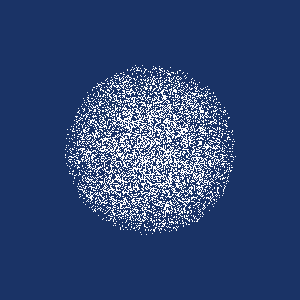

Generate this figure with Python:
#!/usr/bin/env python
# Demonstrate vtkPointCloudWidget with hardware picking on a point cloud.

import vtkmodules.vtkInteractionStyle  # noqa: F401
import vtkmodules.vtkRenderingFreeType  # noqa: F401
import vtkmodules.vtkRenderingOpenGL2  # noqa: F401

from vtkmodules.vtkFiltersSources import vtkPointSource
from vtkmodules.vtkInteractionWidgets import (
    vtkPointCloudRepresentation,
    vtkPointCloudWidget,
)
from vtkmodules.vtkRenderingCore import (
    vtkRenderWindow,
    vtkRenderWindowInteractor,
    vtkRenderer,
)

# Source
num_points = 10000

point_source = vtkPointSource()
point_source.SetNumberOfPoints(num_points)
point_source.SetCenter(5, 10, 20)
point_source.SetRadius(7.5)
point_source.Update()

# Renderer
renderer = vtkRenderer()
renderer.SetBackground(0.1, 0.2, 0.4)

# Render window
render_window = vtkRenderWindow()
render_window.AddRenderer(renderer)
render_window.SetWindowName("pointcloud widget hardware")
render_window.SetMultiSamples(0)
render_window.SetSize(300, 300)

# Interactor
interactor = vtkRenderWindowInteractor()
interactor.SetRenderWindow(render_window)


# Callbacks for point selection
def select_point(widget, event_string):
    print("Point Id {0}: ".format(point_cloud_rep.GetPointId()))


def report_coords(widget, event_string):
    p_id = point_cloud_rep.GetPointId()
    print("Selected Point Id {0}: ".format(point_cloud_rep.GetPointId()))
    print("Point Coordinates {0}: ".format(point_source.GetOutput().GetPoints().GetPoint(p_id)))


# Widget
point_cloud_rep = vtkPointCloudRepresentation()
point_cloud_rep.SetPlaceFactor(1.0)
point_cloud_rep.PlacePointCloud(point_source.GetOutput())
point_cloud_rep.SetPickingModeToHardware()

point_cloud_widget = vtkPointCloudWidget()
point_cloud_widget.SetInteractor(interactor)
point_cloud_widget.SetRepresentation(point_cloud_rep)
point_cloud_widget.AddObserver("PickEvent", select_point)
point_cloud_widget.AddObserver("WidgetActivateEvent", report_coords)
point_cloud_widget.On()

# Scene
renderer.ResetCamera()

interactor.Initialize()
interactor.Start()
